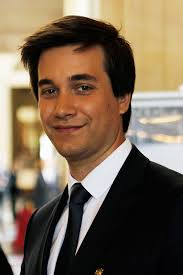
#> input picture images/person2.jpeg, 183 x 275 px, given in place of person1.jpeg, which was not available
$ python main.py
#> lines starting #> are read from the running program, lines starting #| are printed output that depends on the picture; after the words box and inside, x2 and y2 are one past the last pixel; in counts of white or black regions, pixels touching at a corner belong together; pictures that were not available may be replaced by others from this repository, and a replacement may not be noted
### flora.py
import cv2
import numpy as np
import util.resize as rs
import util.filter as fr
import skimage
from PIL import Image, ImageFilter

# Definição da classe Flora
class Flora_Filter():
    # Construtor da clase Flora
    def __init__(self, input_img):
        #Imagem a ser passada na instancia da classe
        self.input_img = input_img
        #Propriedades da remoção do fundo
        self.BLUR = 21
        self.CANNY_THRESH_1 = 10
        self.CANNY_THRESH_2 = 200
        self.MASK_DILATE_ITER = 10
        self.MASK_ERODE_ITER = 10

    def Removing_Background(self):
        # Leitura da Imagem
        img = cv2.imread(self.input_img)
#> img is the input picture: shape (275, 183, 3); mean B, G, R 83.3, 103.1, 121.1
        gray = cv2.cvtColor(img,cv2.COLOR_BGR2GRAY)

        # Detecção de Borda
        edges = cv2.Canny(gray, self.CANNY_THRESH_1, self.CANNY_THRESH_2)
#> edges: shape (275, 183); 9.4% white in thin lines or dots
        edges = cv2.dilate(edges, None)
#> edges: shape (275, 183); 28.8% white; 3 white regions, box (x1, y1, x2, y2) and area: (0, 14, 183, 275) 13825, (65, 72, 100, 104) 598, (93, 267, 105, 275) 77
        edges = cv2.erode(edges, None)
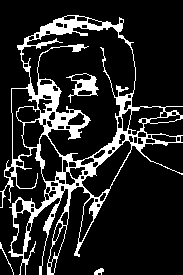
#> edges: shape (275, 183); 15.1% white; 4 white regions

        # Encontrar Contorno nas Bordas
        contour_info = []
        contours, _ = cv2.findContours(edges, cv2.RETR_LIST, cv2.CHAIN_APPROX_NONE)
#> contours = 93 contours, 24 with area under 20; largest, box (x1, y1, x2, y2) and area: (0, 15, 183, 275) 21838, (21, 26, 136, 162) 9077, (81, 140, 132, 198) 1122, (11, 88, 38, 160) 925, (39, 134, 63, 182) 714

        for c in contours:
            contour_info.append((
                c,
                cv2.isContourConvex(c),
                cv2.contourArea(c),
            ))
#> this loop made 93 passes
#> after the loop, contour_info = 93 items
        contour_info = sorted(contour_info, key=lambda c: c[2], reverse=True)
        max_contour = contour_info[0]
#> max_contour = 3 items, first 3: contour of 1897 points, box (x1, y1, x2, y2) (0, 15, 183, 275), area 21838, False, 21837.5

        # Mascara Preta, Poligono branco
        mask = np.zeros(edges.shape)
        cv2.fillConvexPoly(mask, max_contour[0], (255))
#> mask: shape (275, 183) float64; 54.3% white; 10 black regions (4 under 20 px), largest, box (x1, y1, x2, y2) and area: (0, 0, 183, 191) 11136, (54, 174, 183, 275) 9457, (0, 207, 40, 275) 1070, (141, 143, 183, 173) 832, (144, 119, 183, 136) 463, (0, 192, 2, 207) 30

        # Suavizar a Mascara e borrar
        mask = cv2.dilate(mask, None, iterations=self.MASK_DILATE_ITER)
#> mask: shape (275, 183) float64; 73.1% white; 5 black regions, box (x1, y1, x2, y2) and area: (66, 184, 183, 275) 7230, (0, 0, 183, 150) 6140, (0, 263, 9, 275) 76, (0, 218, 3, 235) 37, (176, 153, 183, 160) 32
        mask = cv2.erode(mask, None, iterations=self.MASK_ERODE_ITER)
#> mask: shape (275, 183) float64; 57.7% white; 5 black regions
        mask = cv2.GaussianBlur(mask, (self.BLUR, self.BLUR), 0)
        mask_stack = np.dstack([mask]*3)


        mask_stack  = mask_stack.astype('float32') / 255.0          # Matriz Float,
        img         = img.astype('float32') / 255.0                 # Para aplicar Blend facilmente

        # Aplica filtro de realce das Bordas do Background de flora
        flora_filter = fr.Filter("background/flora/flora.jpg", "flora")
        flora_filter.edge_enhancement()

        # Redimensiona Background
        rs_util = rs.Resize("background/flora/filtered_flora.jpg", self.input_img, "flora")
        bg_resized = skimage.img_as_float(rs_util.resize_image())

        # Une a Mascara ao Background
        masked = (mask_stack * img) + ((1-mask_stack) * bg_resized) # Blend
        masked = (masked * 255).astype('uint8')

        return masked

### util/filter.py
from PIL import Image, ImageFilter


#Classe para aplicar os filtros no dominio da imagem
class Filter():

    # Construtor da Classe
    def __init__(self, image, context):
        self.image = image
        self.context = context

    # Função para borrar a imagem
    def blur_image(self):
        imageObject = Image.open(self.image)
        blur = imageObject.filter(ImageFilter.BLUR)
        if self.context == "flora":
            blur.save("background/flora/filtered_flora-blur.jpg")
            blur.save("background/flora/filtered_flora.jpg")
        else:
            blur.save("background/fauna/filtered_fauna-blur.jpg")
            blur.save("background/fauna/filtered_fauna.jpg")

    # Função para realçar as bordas da imagem
    def edge_enhancement(self):
        imageObject = Image.open(self.image)
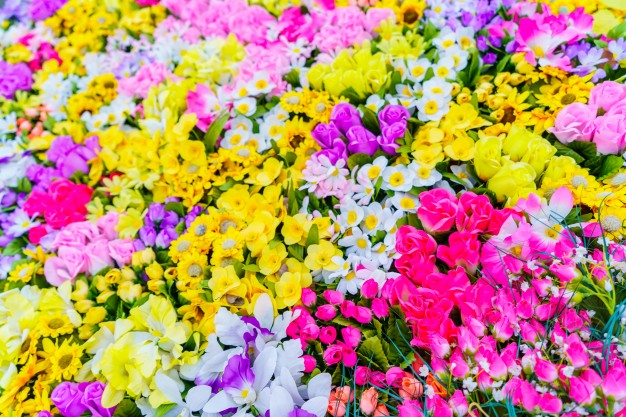
#> input picture background/flora/flora.jpg, 626 x 417 px
#> imageObject is the input picture: PIL image 626x417 RGB; mean R, G, B 193.2, 144.8, 115.8
        edgeEnhanced = imageObject.filter(ImageFilter.EDGE_ENHANCE)

        if self.context == "flora":
            edgeEnhanced.save("background/flora/filtered_flora-edge_enhance.jpg")
            edgeEnhanced.save("background/flora/filtered_flora.jpg")
        else:
            edgeEnhanced.save("background/fauna/filtered_fauna-edge_enhance.jpg")
            edgeEnhanced.save("background/fauna/filtered_fauna.jpg")

        return edgeEnhanced

    # Função para realçar ainda mais as bordas da imagem
    # [12 lines left out: function edge_enhancement_more, not called in this run]

### util/resize.py
import cv2
import util.filter as fr

class Resize():

    def __init__(self, target_image, input_image, context):
        self.target_image = target_image
        self.input_image = input_image
        self.context = context

    def resize_image(self):
        resize_to = cv2.imread(self.input_image)
        target = cv2.imread(self.target_image)
        height, width, depth = resize_to.shape
#> height = 275; width = 183; depth = 3
        new_shape = cv2.resize(target,(int(width),int(height)))
        if self.context == "flora":
            cv2.imwrite("background/flora/resized_flora.jpg", new_shape)
        else:
            cv2.imwrite("background/fauna/resized_fauna.jpg", new_shape)

        if self.context == "flora":
            image_filter = fr.Filter("background/flora/resized_flora.jpg", self.context)
        else:
            image_filter = fr.Filter("background/fauna/resized_fauna.jpg", self.context)

        new_filtered_shape = image_filter.blur_image()
        new_filtered_shape = image_filter.edge_enhancement()

        if self.context == "flora":
            cv2_new_shape = cv2.imread("background/flora/filtered_flora.jpg")
#> in Removing_Background, `masked = (mask_stack * img) + ((1-mask_stack) * bg_resized)`:
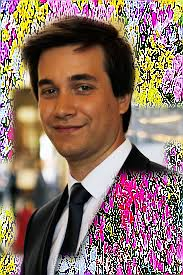
#> masked: shape (275, 183, 3) float64; mean of channels 0, 1, 2 0.407, 0.447, 0.55; drawn as B, G, R
        else:
            cv2_new_shape = cv2.imread("background/fauna/filtered_fauna.jpg")

        return cv2_new_shape

### fauna.py
import cv2
import numpy as np
import util.resize as rs
import util.filter as fr
import skimage
from PIL import Image, ImageFilter

# Definição da classe Fauna
class Fauna_Filter():
    # Construtor da classe Fauna
    def __init__(self, input_img):
        #Imagem passada pela instancia da classe
        self.input_img = input_img
        #Propriedades da remoção do fundo
        self.BLUR = 21
        self.CANNY_THRESH_1 = 10
        self.CANNY_THRESH_2 = 200
        self.MASK_DILATE_ITER = 10
        self.MASK_ERODE_ITER = 10

    def Removing_Background(self):
        # Leitura da Imagem
        img = cv2.imread(self.input_img)
        gray = cv2.cvtColor(img,cv2.COLOR_BGR2GRAY)

        # Detecção de Borda
        edges = cv2.Canny(gray, self.CANNY_THRESH_1, self.CANNY_THRESH_2)
        edges = cv2.dilate(edges, None)
        edges = cv2.erode(edges, None)

        # Encontrar Contorno nas Bordas
        contour_info = []
        contours, _ = cv2.findContours(edges, cv2.RETR_LIST, cv2.CHAIN_APPROX_NONE)

        for c in contours:
            contour_info.append((
                c,
                cv2.isContourConvex(c),
                cv2.contourArea(c),
            ))
#> after the loop, contour_info = 93 items
        contour_info = sorted(contour_info, key=lambda c: c[2], reverse=True)
        max_contour = contour_info[0]

        # Mascara Preta, Poligono branco
        mask = np.zeros(edges.shape)
        cv2.fillConvexPoly(mask, max_contour[0], (255))

        # Suavizar a Mascara e borrar
        mask = cv2.dilate(mask, None, iterations=self.MASK_DILATE_ITER)
        mask = cv2.erode(mask, None, iterations=self.MASK_ERODE_ITER)
        mask = cv2.GaussianBlur(mask, (self.BLUR, self.BLUR), 0)
        mask_stack = np.dstack([mask]*3)

        # Matrizes de float
        mask_stack  = mask_stack.astype('float32') / 255.0
        img         = img.astype('float32') / 255.0

        # Redimensiona Background
        rs_util = rs.Resize("background/fauna/filtered_fauna.jpg", self.input_img, "fauna")
        bg_resized = skimage.img_as_float(rs_util.resize_image())
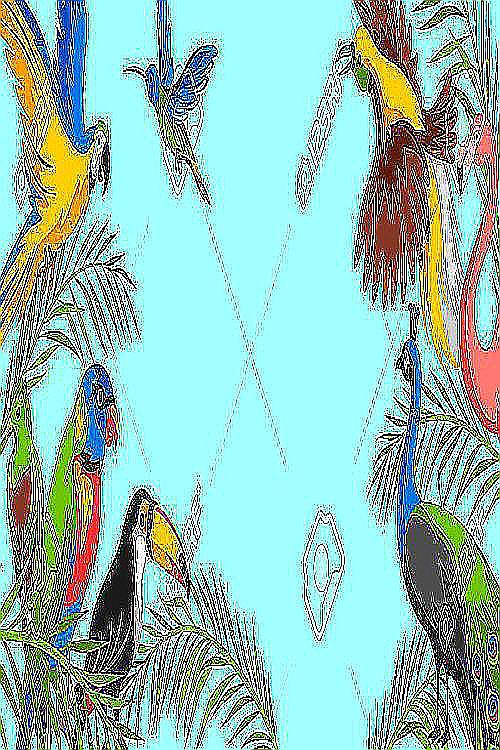
#> input picture background/fauna/filtered_fauna.jpg, 500 x 750 px
#> in resize_image, target is the input picture: shape (750, 500, 3); mean B, G, R 184.3, 191.2, 148.2
#> in blur_image (call 2), `blur = imageObject.filter(ImageFilter.BLUR)`:
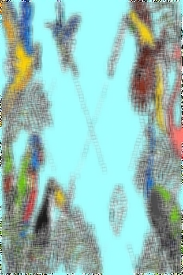
#> blur: PIL image 183x275 RGB; mean R, G, B 148, 190.9, 184
#> in resize_image (call 2), `cv2_new_shape = cv2.imread("background/fauna/filtered_fauna.jpg")`:
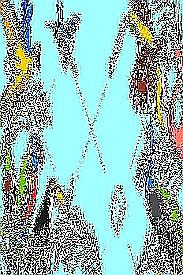
#> cv2_new_shape: shape (275, 183, 3); mean B, G, R 180.6, 183.9, 148.5

        # Une a Mascara ao Background
        masked = (mask_stack * img) + ((1-mask_stack) * bg_resized) # Blend
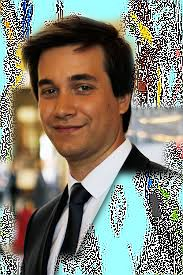
#> masked: shape (275, 183, 3) float64; mean of channels 0, 1, 2 0.457, 0.504, 0.516; drawn as B, G, R
        masked = (masked * 255).astype('uint8')

        # Retorna a imagem após todas as operações
        return masked

### main.py
import cv2

# Classes utilizadas
import flora
import fauna

# Função main do projeto
def main():
    # Tratamento de Erros
    try:
        # Executa a lógica da flora
        Flora = flora.Flora_Filter("images/person1.jpeg")
        flora_img = Flora.Removing_Background()
        # Executa a lógica da fauna
        Fauna = fauna.Fauna_Filter("images/person1.jpeg")
        fauna_img = Fauna.Removing_Background()

        #Salva o resultado das operações neste path
        cv2.imwrite("result/flora-result.jpg", flora_img)
        cv2.imwrite("result/fauna-result.jpg", fauna_img)

        # Indica que não houve erro
        print("Imagens salvas na pasta \"result\" com sucesso!")
    except:
        # Indica que houve um erro na operação
        print("Houve um erro durante a execução")

if __name__ == "__main__":
    main()
